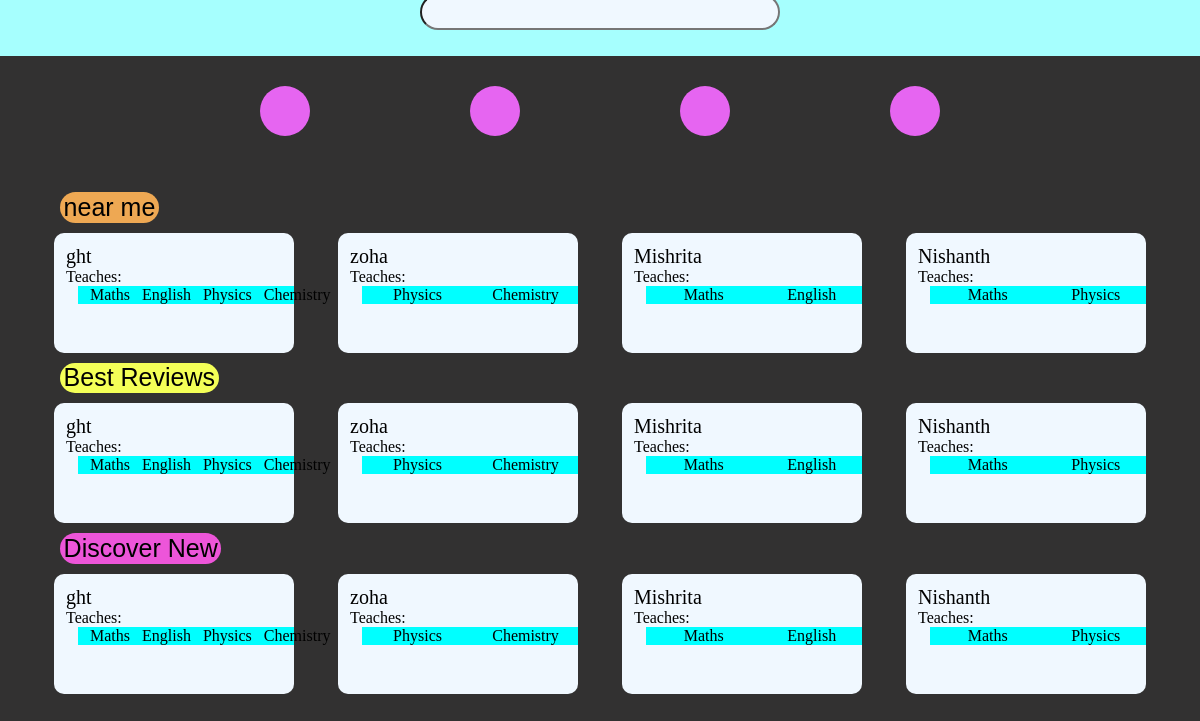
The page /tutionmatee/ on the database its author committed.
### tutionmatee/models.py (models this page shows, shortened)
class teacher(models.Model):
    name = models.CharField(max_length=100)
    subjects = models.ManyToManyField(subjects, related_name="subjects")
    rate_min = models.BigIntegerField(
        null=True, blank=True,
        validators=[MinValueValidator(0), MaxValueValidator(9999)]  # Min value 0, Max value 5000
    )
    rate_max = models.IntegerField(
        null=True, blank=True,
        validators=[MinValueValidator(0), MaxValueValidator(10000)]  # Min value 0, Max value 10000
    )

class subjects(models.Model):
    type = models.CharField(max_length=100)
    def __str__(self):
        return self.type

### tutionmatee/views.py (the view)
# urls.py: path("", views.admin, name = "admin",),
def admin(request):
    return render(request, "tutionmate.html" , {
        "teachers": teacher.objects.all(),
    })

### tutionmatee/templates/tutionmate.html (shortened to what this page needs)
{% load static %}
<!DOCTYPE html>
<html lang="en">
<head>
    <link rel="stylesheet" href="{% static 'css/tutionmate.css' %}">
</head>
<body>
    <div class="toppart">
        <div class="searchspace">
            <div>
            <input class="searchbar" type="search">
            </div>
        </div>
    </div>
    <div class="circles">
        <div class="circle"></div>
        <div class="circle"></div>
        <div class="circle"></div>
        <div class="circle"></div>
    </div>
    <div class="nearme tag">near me</div>
    <div class="displayrows">
    {% for t in teachers %}
    <div class="box">
        <div class="tst name"> {{ t.name }} </div>
        <div class="tst">Teaches:</div>
        <div class="subjects">
            {% for subject in t.subjects.all %}
            <div class="tst subject"> {{ subject }}</div>
            {% endfor %}
        </div>
    </div>
    {% endfor %}
    </div>
    <div class="bestreviews tag">Best Reviews</div>
    <div class="displayrows">
        {% for t in teachers %}
        <div class="box">
            <div class="tst name"> {{ t.name }} </div>
            <div class="tst">Teaches:</div>
            <div class="subjects">
                {% for subject in t.subjects.all %}
                <div class="tst subject"> {{ subject }}</div>
                {% endfor %}
            </div>
        </div>
        {% endfor %}
    </div>
    <div class="Discovernew tag">Discover New</div>
    <div class="displayrows">
        {% for t in teachers %}
        <a href = "{% url 'tutionmate:profile' t.name %}" style="color: inherit; text-decoration: none;" ><div class="box">
            <div class="tst name"> {{ t.name }} </div>
            <div class="tst">Teaches:</div>
            <div class="subjects">
                {% for subject in t.subjects.all %}
                <div class="tst subject"> {{ subject }}</div>
                {% endfor %}
            </div>
        </div></a>
        {% endfor %}
    </div>
</body>
</html>

### tutionmatee/static/css/tutionmate.css (style rules this page uses)
html, body { margin: 0; background-color: rgb(50, 49, 49); height: 150vh; }
.circle { width: 50px; height: 50px; border-radius: 50%; background-color: rgb(230, 101, 241); }
.circles { display: flex; justify-content: space-around; margin-left: 15vw; margin-right: 15vw; padding-bottom: 7vh; padding-top: 2vh; }
.name { font-size: 20px; color: black; margin-top: 1vw; border-bottom: 1vw; }
.tst { margin-left: 1vw; }
.box { width: 20vw; height: 15vh; display: flex; flex-direction: column; border-radius: 10px; background-color: aliceblue; }
.subjects { margin-left: 2vw; display: flex; justify-content: space-around; flex-direction: row; background-color: aqua; }
.displayrows { display: flex; justify-content: space-evenly; flex-direction: row; flex-wrap: wrap; padding: 10px; }
.searchbar { background-color: aliceblue; width: 30vw; height: 3vw; border-radius: 10vw; margin: 5vh ; }
.searchspace { width: 100%; display: flex; justify-content: center; margin-top: -8.5vh; }
.nearme { background-color: rgb(238, 168, 83); }
.bestreviews { background-color: rgb(244, 255, 87); }
.Discovernew { background-color: rgb(237, 85, 217); }
.tag { width: fit-content; padding: 0.1vh 0.3vw 0.1vh 0.3vw; height: auto; border-radius: 20px; font-family: Impact, Haettenschweiler, 'Arial Narrow Bold', sans-serif; margin-left: 5vw; font-size: 25px; }

### rows shown on the page
teacher: name "ght"
subjects: type "Maths"
subjects: type "English"
subjects: type "Physics"
subjects: type "Chemistry"
teacher: name "zoha"
teacher: name "Mishrita"
teacher: name "Nishanth"
